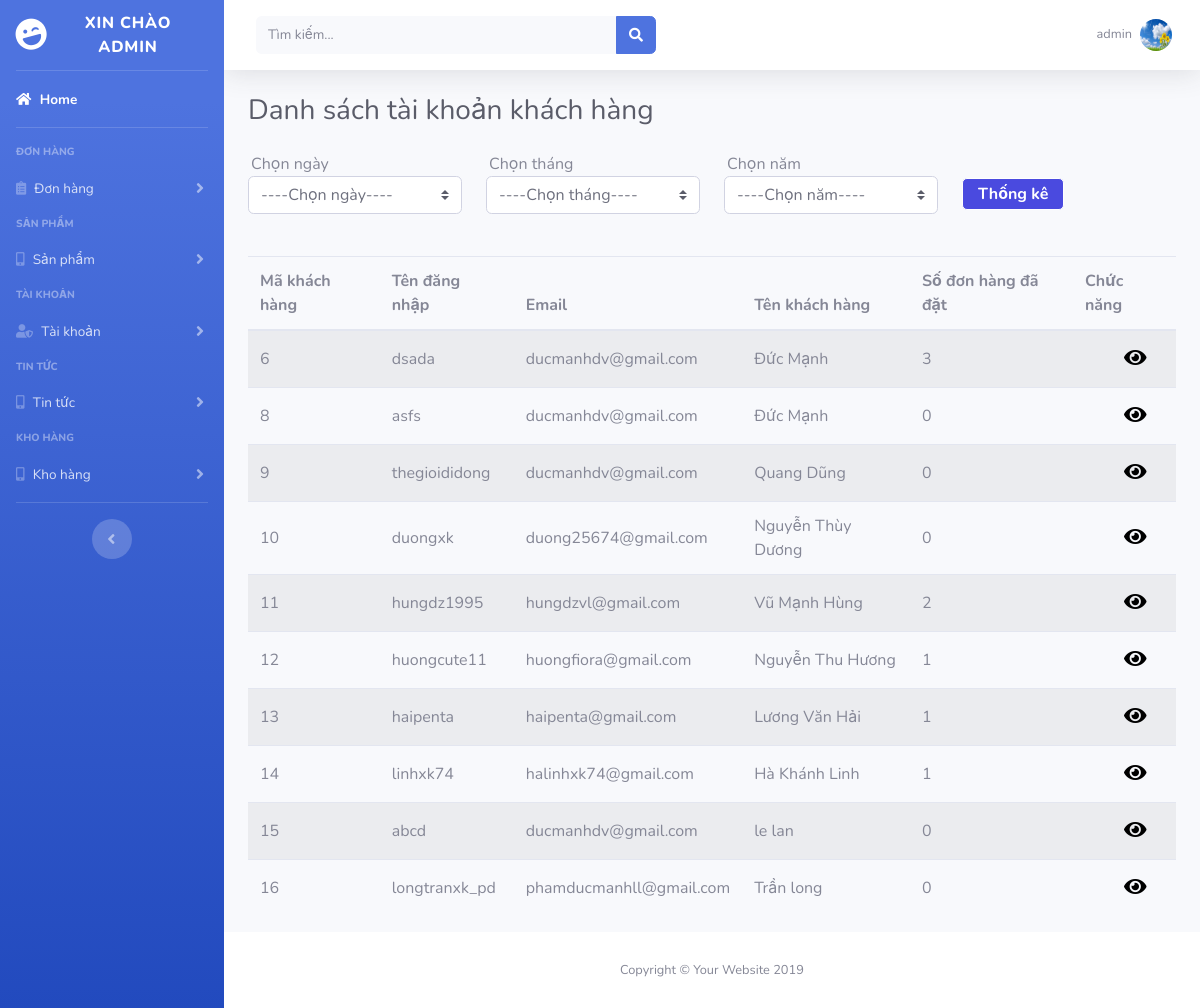
/admin/danhsachtk_khachhang.php (signed in), run on the app's committed database.
### tables this page shows
CREATE TABLE `thong_tin_tai_khoan` (
  `id` int(11) NOT NULL,
  `ho` varchar(255) DEFAULT NULL,
  `ten` varchar(255) DEFAULT NULL,
  `sdt` int(12) DEFAULT NULL,
  `email` varchar(255) DEFAULT NULL,
  `avatar` varchar(500) DEFAULT NULL,
  `dia_chi` varchar(500) DEFAULT NULL
);

CREATE TABLE `khach_hang` (
  `ma_kh` int(11) NOT NULL,
  `ten_kh` varchar(500) DEFAULT NULL,
  `email` varchar(500) DEFAULT NULL,
  `ten_dn` varchar(500) DEFAULT NULL,
  `mat_khau` varchar(500) DEFAULT NULL,
  `ngay_lap` datetime DEFAULT current_timestamp()
);

### admin/file-hien-thi/hienthitaikhoankhachhang.php (the view, shortened to what this page needs)
<?php
 include('connect.php');
 if(isset($_POST['thongke'])){
        $day = $_POST['day'];
        $month = $_POST['month'];
        $year = $_POST['year'];
        $tai_khoan = "select * from khach_hang where day(ngay_lap) = $day and MONTH(ngay_lap) = $month and year(ngay_lap) = $year";
    }else{
        $tai_khoan = "select * from khach_hang";
    }
    $sql_tk = mysqli_query($con,$tai_khoan);
?>
<?php
	while($tk = mysqli_fetch_assoc($sql_tk)){
		$ma_kh = $tk['ma_kh'];
	$sodonhang = "select * from don_hang where ma_kh = $ma_kh";
	$sql = mysqli_query($con,$sodonhang);
	$tongsodon = mysqli_num_rows($sql);
?>
	<tr>
		<td><?=$tk['ma_kh']?></td>
		<td><?=$tk['ten_dn']?></td>
		<td><?=$tk['email']?></td>
		<td><?=$tk['ten_kh']?></td>
		<td><?=$tongsodon?></td>
		<td><button type="button" data-toggle="modal" data-target="#hd_<?=$ma_kh?>" class="ht"><i class="fas fa-eye"></i></button></td>
	</tr>
<?php
}
?>

### admin/menu.php (shortened to what this page needs)
<div id="wrapper">
  <ul class="navbar-nav bg-gradient-primary sidebar sidebar-dark accordion" id="accordionSidebar">
    <a class="sidebar-brand d-flex align-items-center justify-content-center" href="index.php">
      <div class="sidebar-brand-icon rotate-n-15">
        <i class="fas fa-laugh-wink"></i>
      </div>
      <?php if($_SESSION['level'] == 1) {
      ?>
        <div class="sidebar-brand-text mx-3"><span>Xin chào admin</span></div>
      <?php
      }else{
      ?>
        <div class="sidebar-brand-text mx-3"><span>Chào mừng </span></div>
      <?php
      }
      ?>
    </a>
    <hr class="sidebar-divider my-0">
    <li class="nav-item active">
      <a class="nav-link" href="index.php">
  <i class="fas fa-home"></i>
        <span>Home</span></a>
    </li>
    <hr class="sidebar-divider">
    <div class="sidebar-heading">
      Đơn hàng
    </div>
    <li class="nav-item">
      <a class="nav-link collapsed" href="#" data-toggle="collapse" data-target="#collapseTwo" aria-expanded="true" aria-controls="collapseTwo">
        <i class="fas fa-clipboard-list"></i>
        <span>Đơn hàng</span>
      </a>
    </li>
    <div class="sidebar-heading">
      Sản phẩm
    </div>
    <li class="nav-item">
      <a class="nav-link collapsed" href="#" data-toggle="collapse" data-target="#collapseUtilities" aria-expanded="true" aria-controls="collapseUtilities">
        <i class="fas fa-mobile-alt"></i>
        <span>Sản phẩm</span>
      </a>
    </li>
    <div class="sidebar-heading">
      Tài khoản
    </div>
    <li class="nav-item">
      <a class="nav-link collapsed" href="#" data-toggle="collapse" data-target="#collapsePages" aria-expanded="true" aria-controls="collapsePages">
        <i class="fas fa-user-shield"></i>
        <span>Tài khoản</span>
      </a>
    </li>
    <div class="sidebar-heading">
      Tin tức
    </div>
    <li class="nav-item">
      <a class="nav-link collapsed" href="#" data-toggle="collapse" data-target="#tintuc" aria-expanded="true" aria-controls="collapseUtilities">
        <i class="fas fa-mobile-alt"></i>
        <span>Tin tức</span>
      </a>
    </li>
    <div class="sidebar-heading">
      Kho hàng
    </div>
    <li class="nav-item">
      <a class="nav-link collapsed" href="#" data-toggle="collapse" data-target="#khohang" aria-expanded="true" aria-controls="collapseUtilities">
        <i class="fas fa-mobile-alt"></i>
        <span>Kho hàng</span>
      </a>
    </li>
    <hr class="sidebar-divider d-none d-md-block">
    <div class="text-center d-none d-md-inline">
      <button class="rounded-circle border-0" id="sidebarToggle"></button>
    </div>
  </ul>
  <div id="content-wrapper" class="d-flex flex-column">
    <div id="content">
      <nav class="navbar navbar-expand navbar-light bg-white topbar mb-4 static-top shadow">
        <form class="d-none d-sm-inline-block form-inline mr-auto ml-md-3 my-2 my-md-0 mw-100 navbar-search">
          <div class="input-group">
            <input type="text" class="form-control bg-light border-0 small" placeholder="Tìm kiếm..." aria-label="Search" aria-describedby="basic-addon2">
            <div class="input-group-append">
              <button class="btn btn-primary" type="button">
                <i class="fas fa-search fa-sm"></i>
              </button>
            </div>
          </div>
        </form>
        <ul class="navbar-nav ml-auto">
        <?php
          $id = $_SESSION['id'];
          include('../connect.php');
          $dulieu = "select * from thong_tin_tai_khoan where id = $id";
          $sql = mysqli_query($con,$dulieu);
          $tt = mysqli_fetch_assoc($sql);
        ?>
          <li class="nav-item dropdown no-arrow">
            <a class="nav-link dropdown-toggle" href="#" id="userDropdown" role="button" data-toggle="dropdown" aria-haspopup="true" aria-expanded="false">
              <span class="mr-2 d-none d-lg-inline text-gray-600 small"><?=$_SESSION['user'];?></span>
              <?php
                if(isset($tt) && $tt['avatar'] != ""){
              ?>
                <img class="img-profile rounded-circle" src="../images/<?=$tt['avatar']?>">
              <?php
              }else{
              ?>
                  <img class="img-profile rounded-circle" src="https://www.vietravel.com/Images/no-image-available.jpg">
              <?php
              }
              ?>
            </a>
          </li>
        </ul>
      </nav>

### admin/hoadon.css (style rules this page uses)
[type=button]:not(:disabled), [type=reset]:not(:disabled), [type=submit]:not(:disabled), button:not(:disabled) { outline: none; }
.ht { padding-left: 39px; font-size: 20px; outline: none; border: 0px; background: none; }

### data on the page
thong_tin_tai_khoan: avatar (picture)
khach_hang: ma_kh "6", ten_dn "dsada", email "ducmanhdv@gmail.com", ten_kh "Đức Mạnh", tongsodon "3"
khach_hang: ma_kh "8", ten_dn "asfs", email "ducmanhdv@gmail.com", ten_kh "Đức Mạnh", tongsodon "0"
khach_hang: ma_kh "9", ten_dn "thegioididong", email "ducmanhdv@gmail.com", ten_kh "Quang Dũng", tongsodon "0"
khach_hang: ma_kh "10", ten_dn "duongxk", email "duong25674@gmail.com", ten_kh "Nguyễn Thùy Dương", tongsodon "0"
khach_hang: ma_kh "11", ten_dn "hungdz1995", email "hungdzvl@gmail.com", ten_kh "Vũ Mạnh Hùng", tongsodon "2"
khach_hang: ma_kh "12", ten_dn "huongcute11", email "huongfiora@gmail.com", ten_kh "Nguyễn Thu Hương", tongsodon "1"
khach_hang: ma_kh "13", ten_dn "haipenta", email "haipenta@gmail.com", ten_kh "Lương Văn Hải", tongsodon "1"
khach_hang: ma_kh "14", ten_dn "linhxk74", email "halinhxk74@gmail.com", ten_kh "Hà Khánh Linh", tongsodon "1"
khach_hang: ma_kh "15", ten_dn "abcd", email "ducmanhdv@gmail.com", ten_kh "le lan", tongsodon "0"
khach_hang: ma_kh "16", ten_dn "longtranxk_pd", email "phamducmanhll@gmail.com", ten_kh "Trần long", tongsodon "0"

### other printed values
$_SESSION['user'] "admin"
